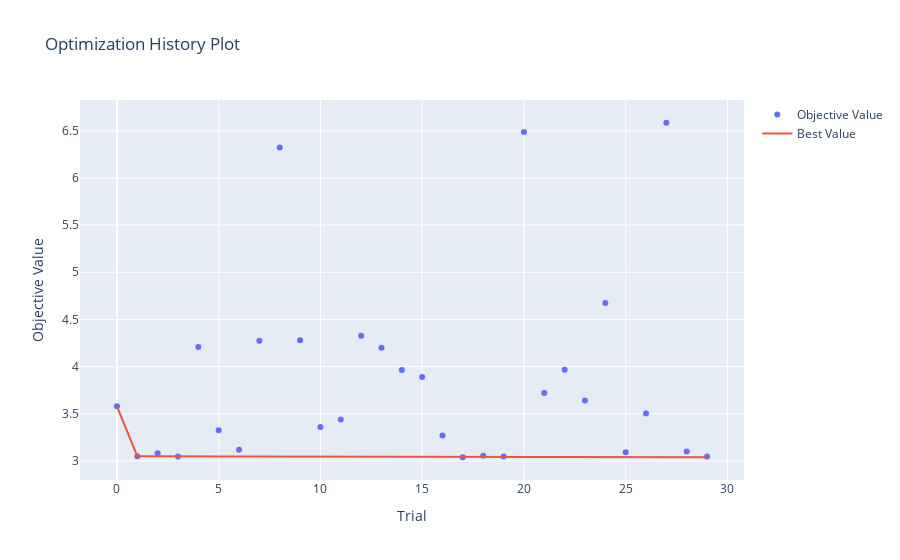

Source (notebook cell):
### Code cell
# optimization history plot

optuna.visualization.plot_optimization_history(study)

### Figure 1 — Plotly figure (JSON) as saved in the notebook; plotly's stock layout.template omitted (floating-point values rounded to 4 significant figures)
{"data": [{"mode": "markers", "name": "Objective Value", "type": "scatter", "x": [0, 1, 2, 3, 4, 5, 6, 7, 8, 9, 10, 11, 12, 13, 14, 15, 16, 17, 18, 19, 20, 21, 22, 23, 24, 25, 26, 27, 28, 29], "y": [3.58, 3.051, 3.083, 3.047, 4.209, 3.327, 3.12, 4.276, 6.323, 4.281, 3.361, 3.44, 4.326, 4.199, 3.965, 3.891, 3.27, 3.04, 3.056, 3.048, 6.486, 3.721, 3.968, 3.642, 4.675, 3.093, 3.502, 6.584, 3.1, 3.049]}, {"mode": "lines", "name": "Best Value", "type": "scatter", "x": [0, 1, 2, 3, 4, 5, 6, 7, 8, 9, 10, 11, 12, 13, 14, 15, 16, 17, 18, 19, 20, 21, 22, 23, 24, 25, 26, 27, 28, 29], "y": [3.58, 3.051, 3.051, 3.047, 3.047, 3.047, 3.047, 3.047, 3.047, 3.047, 3.047, 3.047, 3.047, 3.047, 3.047, 3.047, 3.047, 3.04, 3.04, 3.04, 3.04, 3.04, 3.04, 3.04, 3.04, 3.04, 3.04, 3.04, 3.04, 3.04]}, {"marker": {"color": "#cccccc"}, "mode": "markers", "name": "Infeasible Trial", "showlegend": false, "type": "scatter", "x": [], "y": []}], "layout": {"title": {"text": "Optimization History Plot"}, "xaxis": {"title": {"text": "Trial"}}, "yaxis": {"title": {"text": "Objective Value"}}}}
